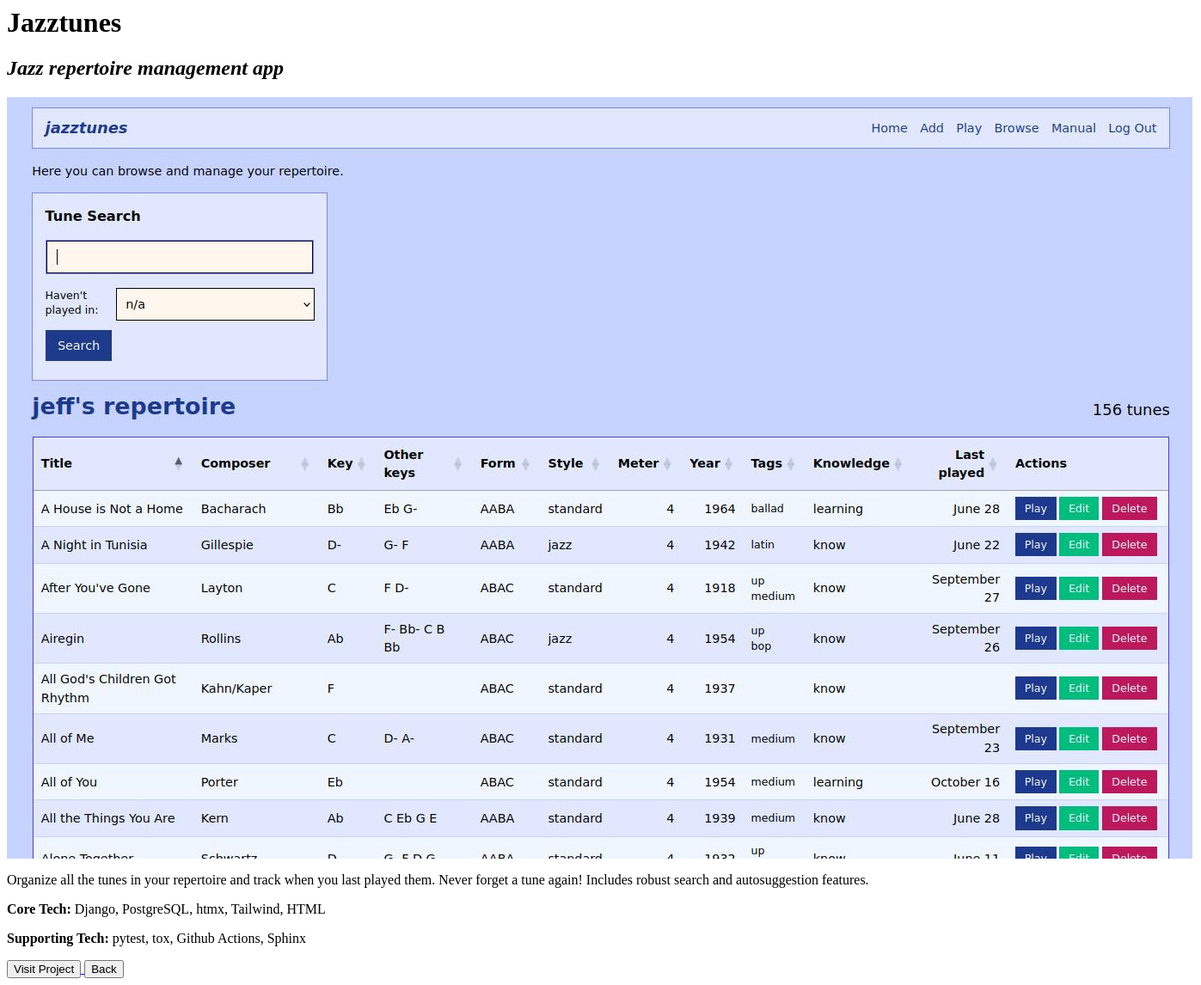
Before: /1/ with the older database file.
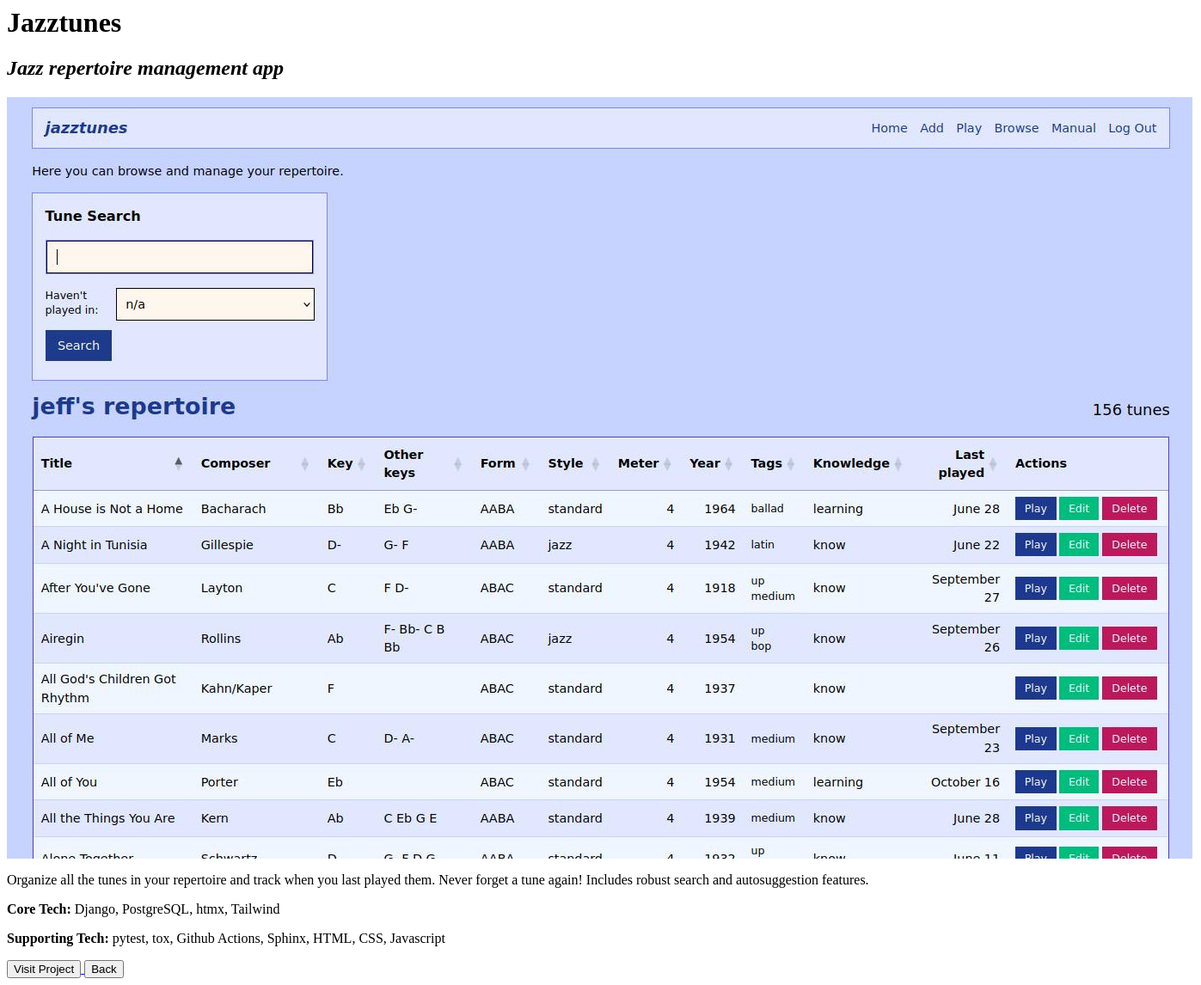
After: the same page with the newer database file.
### portfolio/models.py (models this page shows, shortened)
class Project(models.Model):
    title = models.CharField(max_length=50)
    blurb = models.CharField(max_length=100, null=True, blank=True)
    description = models.TextField(default="Description goes here")
    core_tech = models.CharField(max_length=200, null=True, blank=True)
    supporting_tech = models.CharField(max_length=200, null=True, blank=True)
    url = models.URLField(null=True, blank=True)
    screenshot = models.CharField(max_length=100, null=True, blank=True)

### portfolio/views.py (the view)
# urls.py: path('<int:pk>/', views.details, name="details"),
def details(request, pk):
    project = Project.objects.get(pk=pk)
    return render(
        request, "portfolio/_details.html",
        {"project": project}
        )

### portfolio/templates/portfolio/_details.html
{% load static %}
<div id="tab-content">
  <div class="grid grid-cols-1 md:grid-cols-2 lg:grid-cols-3 gap-8">
    <div class="col-start-1 col-end-2 md:col-start-2 md:col-end-3 lg:col-start-2 lg:col-end-3">
      <div id="details-card" class="bg-indigo-100 border border-indigo-400 p-8 hover:shadow-sm">
        <h1 class="text-3xl font-bold text-center">{{ project.title }}</h1>
        <h2 class="text-xl font-bold text-center mb-4"><em>{{ project.blurb }}</em></h2>
        <img
          src="{% static 'images/' %}{{ project.screenshot }}"
          alt="Screenshot of {{ project.title }}"
          class="w-full h-auto mb-6"
        >
        <p class="text-gray-800 text-lg my-4">{{ project.description }}</p>
        <p class="text-lg text-gray-800 mb-2">
          <strong>Core Tech:</strong> {{ project.core_tech }}
        </p>
        <p class="text-lg text-gray-800 mb-2">
          <strong>Supporting Tech:</strong> {{ project.supporting_tech }}
        </p>
        <div class="flex justify-between mt-6">
        {% if project.title == "Portfolio" %}
        <button disabled class="bg-indigo-500 text-indigo-50 text-lg font-bold py-3 px-6 disabled:opacity-50">
          Visit Project
        </button>
        {% else %}
        <a href="{{ project.url }}" target="_blank">
          <button class="bg-indigo-500 text-indigo-50 text-lg hover:bg-indigo-600 font-bold py-3 px-6">
          Visit Project
          </button>
        </a>
        {% endif %}
        <button
          class="bg-transparent hover:bg-indigo-600 text-lg hover:text-indigo-50 hover:border-transparent text-indigo-500 border border-indigo-500 text-indigo-500 font-bold py-3 px-6"
          hx-get="{% url 'index' %}"
          hx-target="#tab-content"
          hx-swap="innerHTML"
        >
          Back
        </button>
        </div>
      </div>
    </div>
</div>
</div>

Changed rows visible on the page:
changed Project "Jazztunes": core_tech "Django, PostgreSQL, htmx, Tailwind, HTML" → "Django, PostgreSQL, htmx, Tailwind"; supporting_tech "pytest, tox, Github Actions, Sphinx" → "pytest, tox, Github Actions, Sphinx, HTML, CSS, Javascript"
